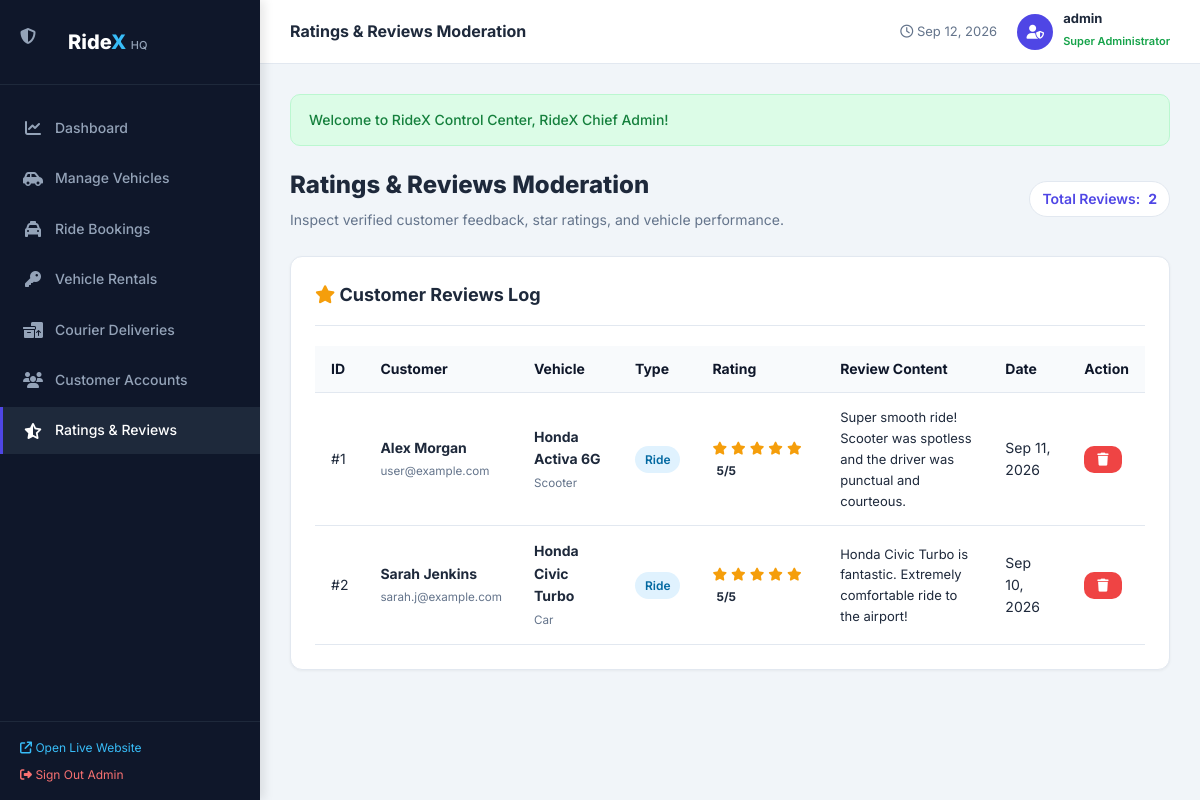
Page /admin/reviews.php (signed in) on the committed database.
### tables this page shows
CREATE TABLE `ratings` (
  `id` INT AUTO_INCREMENT PRIMARY KEY,
  `user_id` INT NOT NULL,
  `booking_type` ENUM('ride', 'rental') NOT NULL DEFAULT 'ride',
  `booking_id` INT NOT NULL,
  `vehicle_id` INT NOT NULL,
  `rating` INT NOT NULL CHECK (`rating` BETWEEN 1 AND 5),
  `review` TEXT NOT NULL,
  `created_at` TIMESTAMP DEFAULT CURRENT_TIMESTAMP,
  FOREIGN KEY (`user_id`) REFERENCES `users`(`id`) ON DELETE CASCADE,
  FOREIGN KEY (`vehicle_id`) REFERENCES `vehicles`(`id`) ON DELETE CASCADE
);

CREATE TABLE `users` (
  `id` INT AUTO_INCREMENT PRIMARY KEY,
  `full_name` VARCHAR(100) NOT NULL,
  `email` VARCHAR(120) NOT NULL UNIQUE,
  `phone` VARCHAR(20) NOT NULL,
  `password` VARCHAR(255) NOT NULL,
  `address` TEXT NULL,
  `avatar` VARCHAR(255) DEFAULT 'default-avatar.png',
  `status` ENUM('active', 'suspended') NOT NULL DEFAULT 'active',
  `created_at` TIMESTAMP DEFAULT CURRENT_TIMESTAMP,
  INDEX `idx_user_email` (`email`)
);

CREATE TABLE `vehicles` (
  `id` INT AUTO_INCREMENT PRIMARY KEY,
  `name` VARCHAR(100) NOT NULL,
  `category` ENUM('Bike', 'Scooter', 'Auto Rickshaw', 'Car', 'SUV', 'Van', 'Commercial Vehicle') NOT NULL,
  `brand` VARCHAR(60) NOT NULL,
  `model_year` INT NOT NULL,
  `plate_number` VARCHAR(30) NOT NULL UNIQUE,
  `seating_capacity` INT NOT NULL DEFAULT 1,
  `fuel_type` ENUM('Petrol', 'Diesel', 'Electric', 'CNG', 'Hybrid') NOT NULL DEFAULT 'Petrol',
  `transmission` ENUM('Manual', 'Automatic') NOT NULL DEFAULT 'Manual',
  `image_url` VARCHAR(255) NOT NULL,
  `base_fare` DECIMAL(10,2) NOT NULL DEFAULT 30.00,
  `price_per_km` DECIMAL(10,2) NOT NULL DEFAULT 10.00,
  `price_per_day` DECIMAL(10,2) NOT NULL DEFAULT 500.00,
  `status` ENUM('available', 'booked', 'rented', 'maintenance') NOT NULL DEFAULT 'available',
  `description` TEXT NULL,
  `created_at` TIMESTAMP DEFAULT CURRENT_TIMESTAMP,
  INDEX `idx_category` (`category`),
  INDEX `idx_status` (`status`)
);

### admin/reviews.php (the view, shortened to what this page needs)
<?php
require_once __DIR__ . '/../config/db.php';
$db = getDB();
$sql = "SELECT r.*, u.full_name, u.email, v.name as vehicle_name, v.category, v.image_url
        FROM ratings r
        JOIN users u ON r.user_id = u.id
        JOIN vehicles v ON r.vehicle_id = v.id
        ORDER BY r.created_at DESC";
$reviews = $db->query($sql)->fetch_all(MYSQLI_ASSOC);
include __DIR__ . '/includes/admin_header.php';
?>
<div style="display: flex; justify-content: space-between; align-items: center; margin-bottom: 25px; flex-wrap: wrap; gap: 15px;">
    <div>
        <h1 style="font-size: 24px; font-weight: 800; color: var(--admin-text); margin: 0;">Ratings & Reviews Moderation</h1>
        <p style="color: var(--admin-muted); font-size: 14px; margin: 4px 0 0;">Inspect verified customer feedback, star ratings, and vehicle performance.</p>
    </div>
    <div>
        <span class="user-badge" style="background: #ffffff; border: 1px solid var(--admin-border);">
            Total Reviews: <strong><?= count($reviews) ?></strong>
        </span>
    </div>
</div>
<div class="admin-card">
    <div class="admin-card-header">
        <h3><i class="fa-solid fa-star" style="color: #f59e0b;"></i> Customer Reviews Log</h3>
    </div>
    <div class="table-responsive">
        <table class="data-table">
            <thead>
                <tr>
                    <th>ID</th>
                    <th>Customer</th>
                    <th>Vehicle</th>
                    <th>Type</th>
                    <th>Rating</th>
                    <th>Review Content</th>
                    <th>Date</th>
                    <th>Action</th>
                </tr>
            </thead>
            <tbody>
                <?php if (empty($reviews)): ?>
                    <tr><td colspan="8" style="text-align: center; color: var(--admin-muted); padding: 30px;">No reviews recorded yet.</td></tr>
                <?php else: ?>
                    <?php foreach ($reviews as $rev): ?>
                        <tr>
                            <td>#<?= $rev['id'] ?></td>
                            <td>
                                <strong><?= htmlspecialchars($rev['full_name']) ?></strong><br>
                                <small style="color: var(--admin-muted);"><?= htmlspecialchars($rev['email']) ?></small>
                            </td>
                            <td>
                                <strong><?= htmlspecialchars($rev['vehicle_name']) ?></strong><br>
                                <small style="color: var(--admin-muted);"><?= htmlspecialchars($rev['category']) ?></small>
                            </td>
                            <td>
                                <span class="status-pill <?= $rev['booking_type'] === 'ride' ? 'status-confirmed' : 'status-driver-assigned' ?>">
                                    <?= ucfirst($rev['booking_type']) ?>
                                </span>
                            </td>
                            <td>
                                <div class="star-rating">
                                    <?php for ($s = 1; $s <= 5; $s++): ?>
                                        <i class="fa-solid fa-star" style="color: <?= $s <= $rev['rating'] ? '#f59e0b' : '#cbd5e1' ?>; font-size: 13px;"></i>
                                    <?php endfor; ?>
                                </div>
                                <strong style="font-size: 12px; margin-left: 4px;"><?= $rev['rating'] ?>/5</strong>
                            </td>
                            <td>
                                <p style="font-size: 13px; margin: 0; max-width: 320px;"><?= htmlspecialchars($rev['review']) ?></p>
                            </td>
                            <td><?= date('M d, Y', strtotime($rev['created_at'])) ?></td>
                            <td>
                                <a href="reviews.php?action=delete&id=<?= $rev['id'] ?>" class="btn btn-sm btn-danger" onclick="return confirm('Delete this review?');" title="Delete Review">
                                    <i class="fa-solid fa-trash"></i>
                                </a>
                            </td>
                        </tr>
                    <?php endforeach; ?>
                <?php endif; ?>
            </tbody>
        </table>
    </div>
</div>
<?php include __DIR__ . '/includes/admin_footer.php'; ?>

### css/style.css (style rules this page uses)
:root { --primary: #4f46e5; --primary-hover: #4338ca; --primary-light: #e0e7ff; --secondary: #0284c7; --secondary-hover: #0369a1; --accent: #10b981; --warning: #f59e0b; --danger: #ef4444; --dark: #0f172a; --dark-surface: #1e293b; --card-bg: #ffffff; --bg-page: #f8fafc; --text-main: #1e293b; --text-muted: #64748b; --text-light: #94a3b8; --border: #e2e8f0; --border-focus: #818cf8; --radius-sm: 6px; --radius-md: 10px; --radius-lg: 16px; --shadow-sm: 0 1px 2px rgba(0, 0, 0, 0.05); --shadow-md: 0 4px 12px rgba(0, 0, 0, 0.08); --shadow-lg: 0 10px 25px -3px rgba(0, 0, 0, 0.1); --transition: all 0.25s cubic-bezier(0.4, 0, 0.2, 1); --font-main: 'Inter', -apple-system, BlinkMacSystemFont, "Segoe UI", Roboto, sans-serif; }
*, *::before, *::after { box-sizing: border-box; margin: 0; padding: 0; }
body { font-family: var(--font-main); background-color: var(--bg-page); color: var(--text-main); line-height: 1.6; min-height: 100vh; display: flex; flex-direction: column; }
a { color: var(--primary); text-decoration: none; transition: var(--transition); }
.user-badge { display: flex; align-items: center; gap: 8px; padding: 6px 12px; background: var(--primary-light); color: var(--primary); border-radius: 30px; font-size: 14px; font-weight: 600; }
.btn { display: inline-flex; align-items: center; justify-content: center; gap: 8px; padding: 10px 20px; font-size: 14px; font-weight: 600; border-radius: var(--radius-md); cursor: pointer; border: 1px solid transparent; transition: var(--transition); text-decoration: none; white-space: nowrap; }
.btn-sm { padding: 6px 12px; font-size: 13px; }
.btn-danger { background: var(--danger); color: #fff !important; }
.table-responsive { width: 100%; overflow-x: auto; }
.data-table { width: 100%; border-collapse: collapse; text-align: left; font-size: 14px; }
.data-table th { background: #f8fafc; padding: 12px 16px; font-weight: 700; color: var(--dark); border-bottom: 1px solid var(--border); }
.data-table td { padding: 14px 16px; border-bottom: 1px solid var(--border); color: var(--text-main); vertical-align: middle; }
.status-pill { display: inline-flex; align-items: center; gap: 5px; padding: 4px 10px; border-radius: 30px; font-size: 12px; font-weight: 600; }
.status-confirmed { background: #e0f2fe; color: #0369a1; }
.star-rating { display: inline-flex; gap: 4px; color: #fbbf24; }

### admin/admin.css (style rules this page uses)
:root { --admin-sidebar-bg: #0f172a; --admin-sidebar-hover: #1e293b; --admin-primary: #4f46e5; --admin-primary-hover: #4338ca; --admin-bg: #f1f5f9; --admin-card: #ffffff; --admin-text: #1e293b; --admin-muted: #64748b; --admin-border: #e2e8f0; }
body.admin-body { margin: 0; padding: 0; font-family: 'Inter', -apple-system, BlinkMacSystemFont, "Segoe UI", Roboto, sans-serif; background-color: var(--admin-bg); color: var(--admin-text); min-height: 100vh; display: flex; }
.admin-card { background: #ffffff; border: 1px solid var(--admin-border); border-radius: 12px; padding: 24px; margin-bottom: 30px; box-shadow: 0 1px 3px rgba(0,0,0,0.05); }
.admin-card-header { display: flex; justify-content: space-between; align-items: center; margin-bottom: 20px; border-bottom: 1px solid var(--admin-border); padding-bottom: 15px; }
.admin-card-header h3 { font-size: 18px; font-weight: 700; margin: 0; color: var(--admin-text); }

### rows in the picture
ratings: id "1", user.full_name "Alex Morgan", user.email "user@example.com", vehicle.name "Honda Activa 6G", vehicle.category "Scooter", booking_type "Ride", rating "5", review "Super smooth ride! Scooter was spotless and the driver was punctual and courteous.", created_at "Sep 11, 2026"
ratings: id "2", user.full_name "Sarah Jenkins", user.email "sarah.j@example.com", vehicle.name "Honda Civic Turbo", vehicle.category "Car", booking_type "Ride", rating "5", review "Honda Civic Turbo is fantastic. Extremely comfortable ride to the airport!", created_at "Sep 10, 2026"

### other values in the picture
$adminTitle "Ratings & Reviews Moderation"
$adminUsername "admin"
$msg "Welcome to RideX Control Center, RideX Chief Admin!"
count($reviews) "2"
